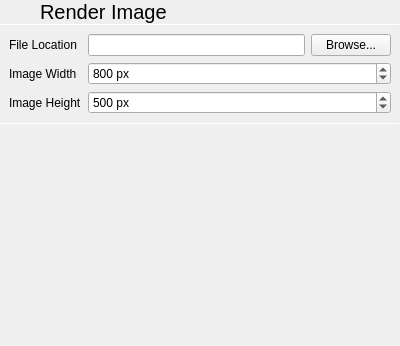
<?xml version="1.0" encoding="UTF-8"?>
<ui version="4.0">
 <class>RenderDialog</class>
 <widget class="QWidget" name="RenderDialog">
  <property name="geometry">
   <rect>
    <x>0</x>
    <y>0</y>
    <width>400</width>
    <height>346</height>
   </rect>
  </property>
  <property name="windowTitle">
   <string notr="true">Form</string>
  </property>
  <layout class="QVBoxLayout" name="verticalLayout">
   <property name="spacing">
    <number>0</number>
   </property>
   <property name="leftMargin">
    <number>0</number>
   </property>
   <property name="topMargin">
    <number>0</number>
   </property>
   <property name="rightMargin">
    <number>0</number>
   </property>
   <property name="bottomMargin">
    <number>0</number>
   </property>
   <item>
    <layout class="QHBoxLayout" name="horizontalLayout">
     <property name="spacing">
      <number>0</number>
     </property>
     <item>
      <widget class="QPushButton" name="backButton">
       <property name="sizePolicy">
        <sizepolicy hsizetype="Preferred" vsizetype="Preferred">
         <horstretch>0</horstretch>
         <verstretch>0</verstretch>
        </sizepolicy>
       </property>
       <property name="text">
        <string/>
       </property>
       <property name="icon">
        <iconset theme="go-previous">
         <normaloff>.</normaloff>.</iconset>
       </property>
       <property name="flat">
        <bool>true</bool>
       </property>
      </widget>
     </item>
     <item>
      <widget class="QLabel" name="label">
       <property name="sizePolicy">
        <sizepolicy hsizetype="Expanding" vsizetype="Preferred">
         <horstretch>0</horstretch>
         <verstretch>0</verstretch>
        </sizepolicy>
       </property>
       <property name="font">
        <font>
         <pointsize>15</pointsize>
        </font>
       </property>
       <property name="text">
        <string>Render Image</string>
       </property>
       <property name="margin">
        <number>9</number>
       </property>
      </widget>
     </item>
     <item>
      <widget class="QPushButton" name="doneButton">
       <property name="sizePolicy">
        <sizepolicy hsizetype="Preferred" vsizetype="Preferred">
         <horstretch>0</horstretch>
         <verstretch>0</verstretch>
        </sizepolicy>
       </property>
       <property name="text">
        <string/>
       </property>
       <property name="icon">
        <iconset theme="dialog-ok">
         <normaloff>.</normaloff>.</iconset>
       </property>
       <property name="flat">
        <bool>true</bool>
       </property>
      </widget>
     </item>
    </layout>
   </item>
   <item>
    <widget class="Line" name="line_2">
     <property name="maximumSize">
      <size>
       <width>16777215</width>
       <height>1</height>
      </size>
     </property>
     <property name="orientation">
      <enum>Qt::Horizontal</enum>
     </property>
    </widget>
   </item>
   <item>
    <layout class="QGridLayout" name="gridLayout">
     <property name="leftMargin">
      <number>9</number>
     </property>
     <property name="topMargin">
      <number>9</number>
     </property>
     <property name="rightMargin">
      <number>9</number>
     </property>
     <property name="bottomMargin">
      <number>9</number>
     </property>
     <property name="spacing">
      <number>6</number>
     </property>
     <item row="0" column="1">
      <widget class="QLineEdit" name="fileLocation"/>
     </item>
     <item row="0" column="0">
      <widget class="QLabel" name="label_2">
       <property name="text">
        <string>File Location</string>
       </property>
      </widget>
     </item>
     <item row="2" column="0">
      <widget class="QLabel" name="label_4">
       <property name="text">
        <string>Image Height</string>
       </property>
      </widget>
     </item>
     <item row="1" column="0">
      <widget class="QLabel" name="label_5">
       <property name="text">
        <string>Image Width</string>
       </property>
      </widget>
     </item>
     <item row="0" column="2">
      <widget class="QPushButton" name="browseForFileButton">
       <property name="text">
        <string>Browse...</string>
       </property>
      </widget>
     </item>
     <item row="1" column="1" colspan="2">
      <widget class="QSpinBox" name="imageWidth">
       <property name="suffix">
        <string> px</string>
       </property>
       <property name="minimum">
        <number>1</number>
       </property>
       <property name="maximum">
        <number>100000</number>
       </property>
       <property name="value">
        <number>800</number>
       </property>
      </widget>
     </item>
     <item row="2" column="1" colspan="2">
      <widget class="QSpinBox" name="imageHeight">
       <property name="suffix">
        <string> px</string>
       </property>
       <property name="minimum">
        <number>1</number>
       </property>
       <property name="maximum">
        <number>100000</number>
       </property>
       <property name="value">
        <number>500</number>
       </property>
      </widget>
     </item>
    </layout>
   </item>
   <item>
    <widget class="Line" name="line">
     <property name="maximumSize">
      <size>
       <width>16777215</width>
       <height>1</height>
      </size>
     </property>
     <property name="orientation">
      <enum>Qt::Horizontal</enum>
     </property>
    </widget>
   </item>
   <item>
    <spacer name="verticalSpacer">
     <property name="orientation">
      <enum>Qt::Vertical</enum>
     </property>
     <property name="sizeHint" stdset="0">
      <size>
       <width>20</width>
       <height>166</height>
      </size>
     </property>
    </spacer>
   </item>
  </layout>
 </widget>
 <resources/>
 <connections/>
</ui>
